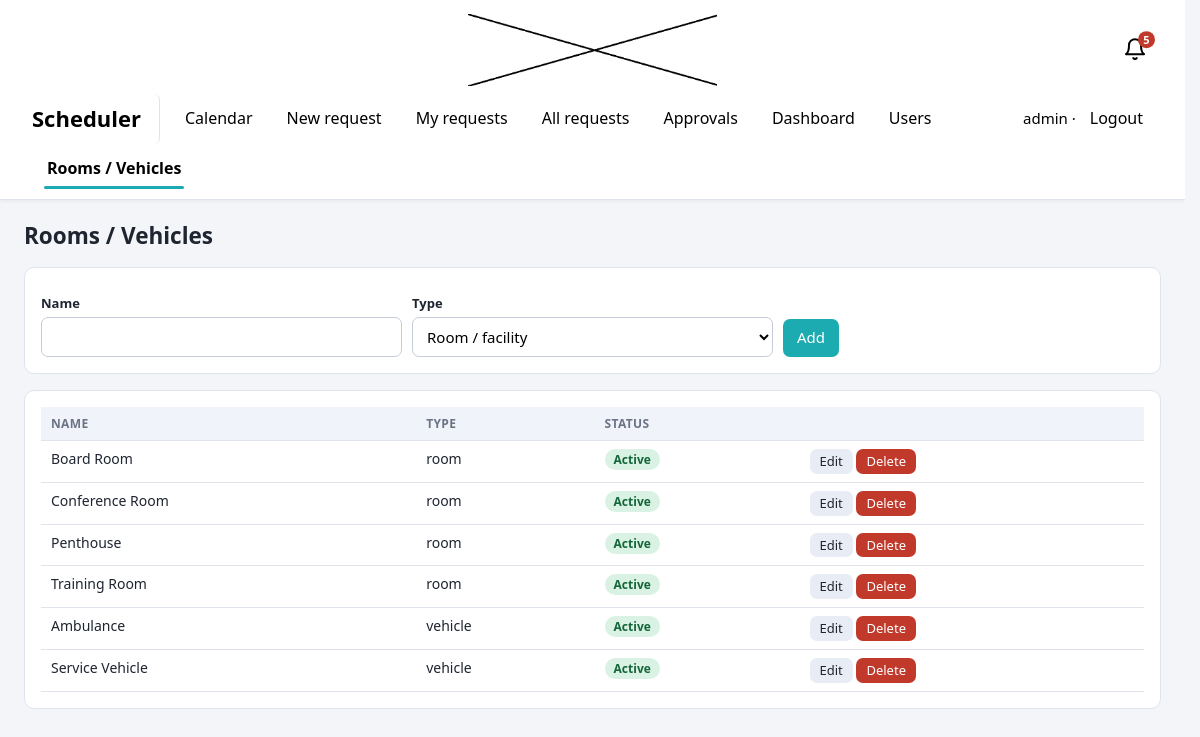
Screenshot of /admin/resources (signed in) with the database file from the repository.
### tables this page shows
CREATE TABLE resources(id INTEGER PRIMARY KEY, name TEXT UNIQUE NOT NULL,
  kind TEXT NOT NULL, active INTEGER DEFAULT 1);

### app.py (the view, shortened to what this page needs)
@app.route("/admin/resources", methods=["GET", "POST"])
@login_required("admin")
def resources():
    return render_template("resources.html",
                           rows=db().execute("SELECT * FROM resources ORDER BY kind,name").fetchall())

### app.py (called while the page is built)
def db():
    if "db" not in g:
        g.db = sqlite3.connect(DB, isolation_level=None, timeout=10)
        g.db.row_factory = sqlite3.Row
    return g.db

@app.after_request
def no_cache(r):
    if request.endpoint != "static":
        r.headers["Cache-Control"] = "no-store"
    return r

def login_required(*roles):
    def deco(f):
        @wraps(f)
        def w(*a, **k):
            if "uid" not in session:
                return redirect(url_for("login"))
            if roles and session["role"] not in roles:
                abort(403)
            return f(*a, **k)
        return w
    return deco

### templates/resources.html
{% extends 'base.html' %}{% block body %}<h2>Rooms / Vehicles</h2>
<div class="card"><form method="post"><div class="row"><div><label>Name</label><input name="name" required></div>
<div><label>Type</label><select name="kind"><option value="room">Room / facility</option><option value="vehicle">Vehicle</option></select></div>
<div><button class="btn">Add</button></div></div></form></div>
<div class="card wrap"><table><tr><th>Name</th><th>Type</th><th>Status</th><th></th></tr>
{% for r in rows %}<tr><td>{{ r.name }}</td><td>{{ r.kind }}</td><td>{% if r.active %}<span class="badge approved">Active</span>{% else %}<span class="badge off">Hidden</span>{% endif %}</td><td>
<a class="btn sec sm" href="/admin/resources/{{ r.id }}/edit">Edit</a>
<form class="inline" method="post" action="/admin/resources/{{ r.id }}/delete" onsubmit="return confirm('Delete {{ r.name }} and all of its requests?')"><button class="btn bad sm">Delete</button></form>
</td></tr>{% endfor %}</table></div>{% endblock %}

### static/style.css (style rules this page uses)
:root { --bg:#f3f5f9;--card:#fff;--ink:#1e2430;--muted:#6b7385;--pri:#1cabb0;--line:#dfe3ec;--ok:#1f8f4e;--warn:#b7791f;--bad:#c0392b }
* { box-sizing:border-box }
body { margin:0;font:15px/1.45 system-ui,Segoe UI,Arial,sans-serif;background:var(--bg);color:var(--ink) }
a { color:var(--pri);text-decoration:none }
h2 { margin:0 0 14px }
.card { background:var(--card);border:1px solid var(--line);border-radius:10px;padding:16px;margin-bottom:16px }
label { display:block;margin:10px 0 4px;font-weight:600;font-size:13px }
input,select,textarea { width:100%;padding:8px 10px;border:1px solid #c5cbd8;border-radius:7px;font:inherit;background:#fff }
.row { display:flex;gap:10px;flex-wrap:wrap;align-items:end }
.row>div { flex:1;min-width:150px }
.btn { display:inline-block;background:var(--pri);color:#fff;border:0;padding:8px 14px;border-radius:7px;cursor:pointer;font:inherit }
.btn.sec { background:#e8ecf4;color:var(--ink) }
.btn.bad { background:var(--bad) }
.btn.sm { padding:3px 10px;font-size:13px }
form.inline { display:inline }
.wrap { overflow-x:auto }
table { width:100%;border-collapse:collapse;background:#fff }
th,td { padding:8px 10px;border-bottom:1px solid var(--line);text-align:left;vertical-align:top;font-size:14px }
th { background:#f0f3f9;font-size:12px;text-transform:uppercase;letter-spacing:.03em;color:var(--muted) }
.slot.approved,.badge.approved { background:#d9f2e3;color:#14663a }
.badge { padding:2px 9px;border-radius:99px;font-size:12px;font-weight:600 }
html { overflow-y:scroll;scrollbar-gutter:stable }

### rows the page displays
resources: name "Board Room", kind "room", active "Active"
resources: name "Conference Room", kind "room", active "Active"
resources: name "Penthouse", kind "room", active "Active"
resources: name "Training Room", kind "room", active "Active"
resources: name "Ambulance", kind "vehicle", active "Active"
resources: name "Service Vehicle", kind "vehicle", active "Active"

### other values shown
{{ session.name }} "admin"
